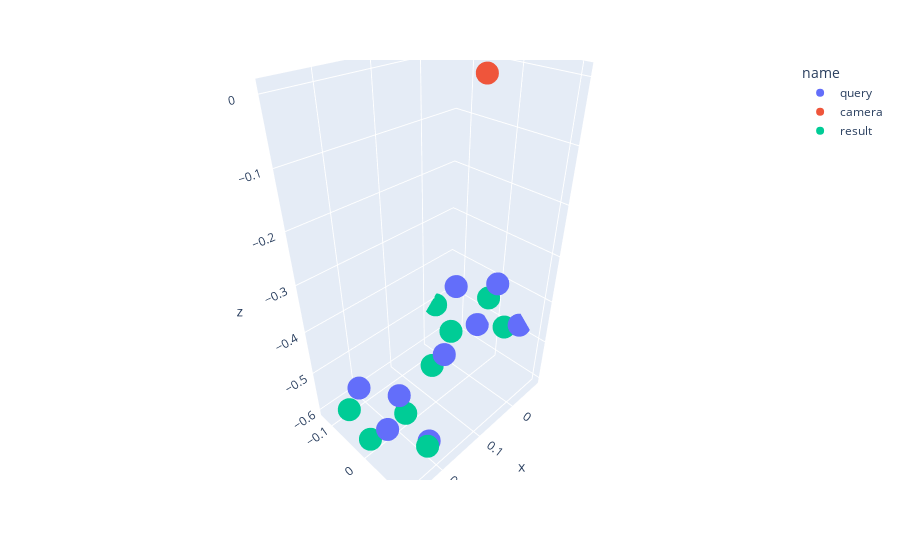

Source (notebook cell):
### Code cell
def build_df(points_3d, name="default"):
    df = pd.DataFrame(points_3d).rename(columns={0:"x", 1:"y", 2:"z"})
    df["name"]=name
    df = df.append(pd.Series([0,0,0,"camera"], index=df.columns ), ignore_index=True)
    return df
points3d_df = build_df(points_3d_query, "query")
points3d_df = points3d_df.append(build_df(points_3d_result, "result"))
fig = px.scatter_3d(points3d_df, x="x", y="y", z="z", color="name")
fig.show()
zsp.get_iou_between_bbox(np.array(points_3d_query), np.array(points_3d_result))

### Figure 1 — Plotly figure (JSON) as saved in the notebook; plotly's stock layout.template omitted (floating-point values rounded to 4 significant figures)
{"data": [{"hovertemplate": "name=query<br>x=%{x}<br>y=%{y}<br>z=%{z}<extra></extra>", "legendgroup": "query", "marker": {"color": "#636efa", "symbol": "circle"}, "mode": "markers", "name": "query", "scene": "scene", "showlegend": true, "type": "scatter3d", "x": [0.08594, 0.2207, -0.07549, 0.2397, -0.05651, 0.2284, -0.06784, 0.2474, -0.04887], "y": [0.0065, 0.1027, 0.05773, 0.05523, 0.01031, 0.002693, -0.04223, -0.04473, -0.08966], "z": [-0.4891, -0.5249, -0.485, -0.4374, -0.3975, -0.5807, -0.5408, -0.4932, -0.4533]}, {"hovertemplate": "name=camera<br>x=%{x}<br>y=%{y}<br>z=%{z}<extra></extra>", "legendgroup": "camera", "marker": {"color": "#EF553B", "symbol": "circle"}, "mode": "markers", "name": "camera", "scene": "scene", "showlegend": true, "type": "scatter3d", "x": [0, 0], "y": [0, 0], "z": [0, 0]}, {"hovertemplate": "name=result<br>x=%{x}<br>y=%{y}<br>z=%{z}<extra></extra>", "legendgroup": "result", "marker": {"color": "#00cc96", "symbol": "circle"}, "mode": "markers", "name": "result", "scene": "scene", "showlegend": true, "type": "scatter3d", "x": [0.1009, 0.2291, -0.0688, 0.2429, -0.05491, 0.2567, -0.04117, 0.2706, -0.02729], "y": [-0.0106, 0.1075, 0.02701, 0.07277, -0.007683, -0.01352, -0.09397, -0.04821, -0.1287], "z": [-0.5193, -0.526, -0.505, -0.4621, -0.441, -0.5976, -0.5766, -0.5336, -0.5126]}], "layout": {"legend": {"title": {"text": "name"}, "tracegroupgap": 0}, "margin": {"t": 60}, "scene": {"domain": {"x": [0, 1], "y": [0, 1]}, "xaxis": {"title": {"text": "x"}}, "yaxis": {"title": {"text": "y"}}, "zaxis": {"title": {"text": "z"}}}}}
